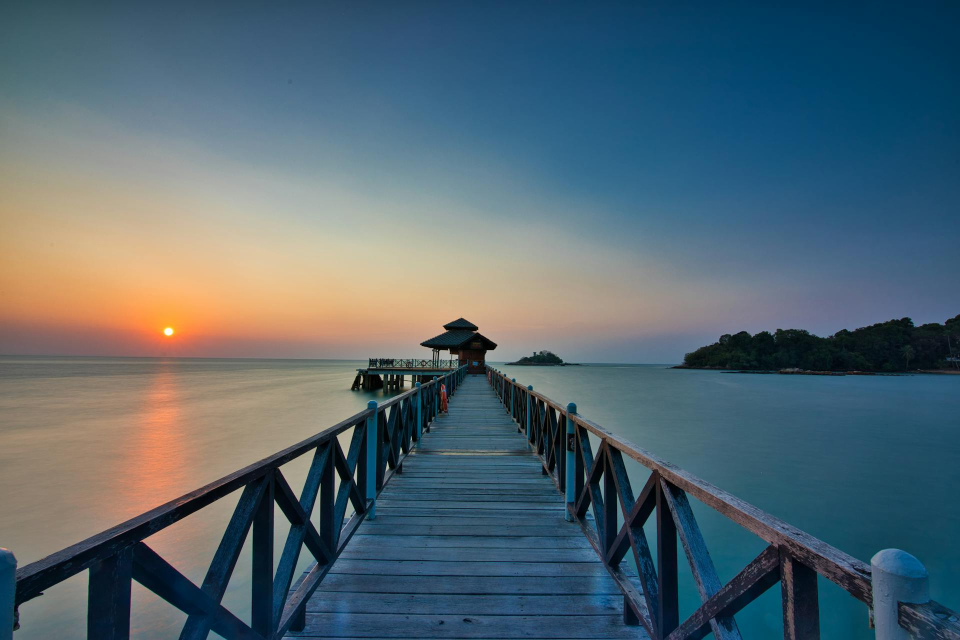
#> input picture hough_transform/images/bridge_lanes.jpg, 1920 x 1280 px (shown at 1/2 size)
$ jupyter execute hough_transform_frame.ipynb
#> lines starting #> are read from the running program, lines starting #| are printed output that depends on the picture; after the words box and inside, x2 and y2 are one past the last pixel; in counts of white or black regions, pixels touching at a corner belong together
# Hough Transform for Lane Detection

We will use Hough Transform to detect lines in an image.

Photo by 李进: [Link](https://www.pexels.com/photo/scenic-photo-of-wooden-dock-during-dawn-2903939/)

[cell 1]
import cv2
import numpy as np
import matplotlib.pyplot as plt

[cell 2]
import random

## Example 1

We are going to try an example image.

[cell 3]
bridge = cv2.imread("images/bridge_lanes.jpg")
#> bridge is the input picture: shape (1280, 1920, 3); mean B, G, R 112.5, 102.8, 84
bridge_gray = cv2.cvtColor(bridge, cv2.COLOR_BGR2GRAY)
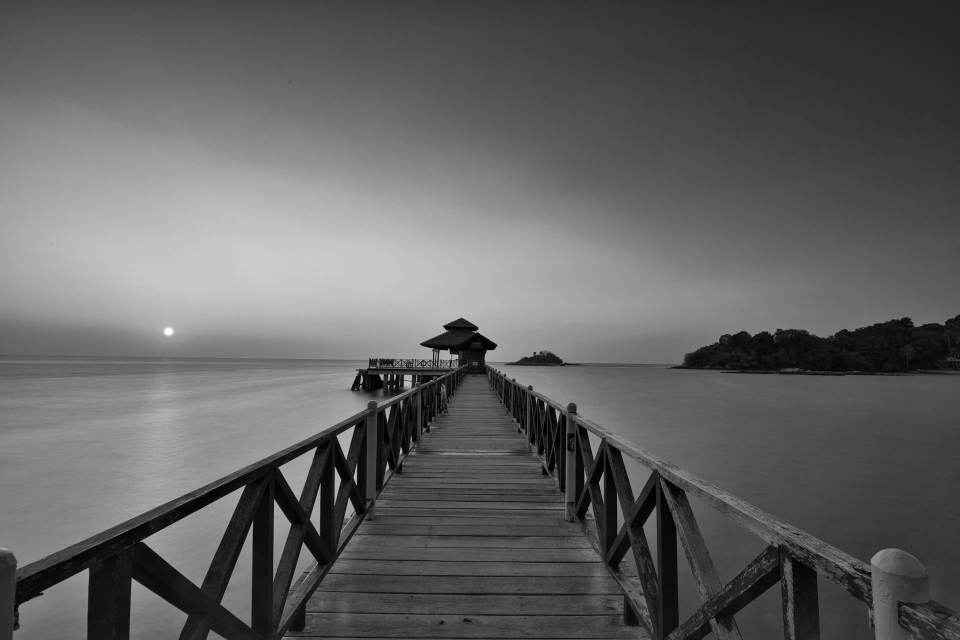
#> bridge_gray: shape (1280, 1920) (shown at 1/2 size); min 0, max 255, mean 98.3
plt.imshow(bridge_gray, cmap='gray')

[cell 4]
bridge_blur = cv2.GaussianBlur(bridge_gray, (7, 7), 18)
plt.imshow(bridge_blur, cmap='gray')

[cell 5]
bridge_edges = cv2.Canny(bridge_blur, 50, 65)
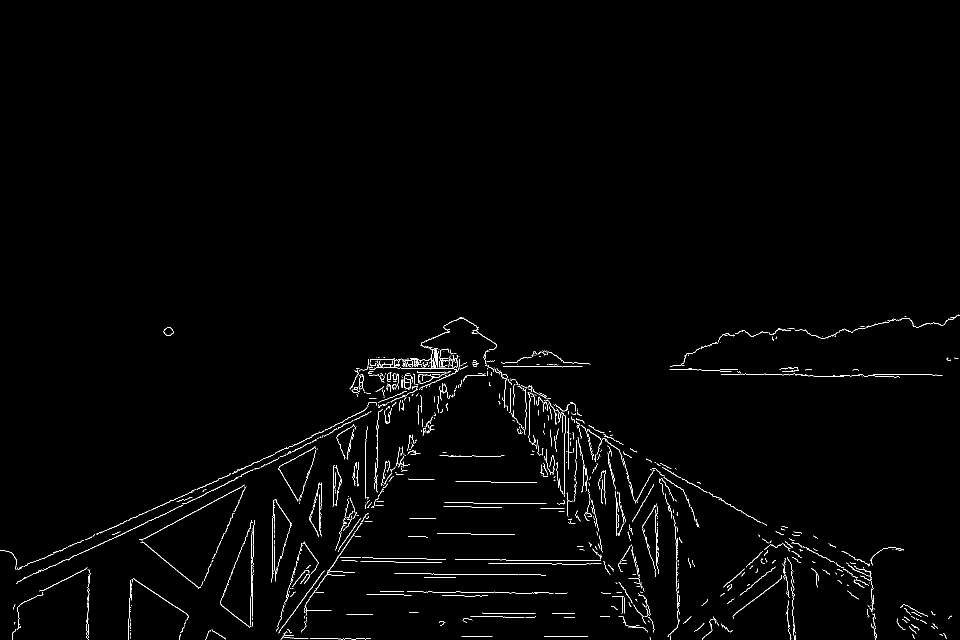
#> bridge_edges: shape (1280, 1920) (shown at 1/2 size); 1.2% white in thin lines or dots, all inside (x1, y1, x2, y2) = (0, 629, 1920, 1280)
plt.imshow(bridge_edges, cmap='gray')

[cell 6]
bridge_lines = cv2.HoughLinesP(bridge_edges, 1, np.pi/180, 10, minLineLength=15, maxLineGap=5)
#> bridge_lines = 552 rows, first 6: [239, 1071, 474, 957], [708, 1115, 745, 1115], [756, 814, 910, 745], [1827, 749, 1873, 749], [285, 1078, 485, 972], [1330, 938, 1413, 984]
bridge_lines.shape

[cell 7]
#We will draw our lines here
bridge_drawn = np.zeros_like(bridge)

#We now need to segment out the flat regions, whose gradients are small
def grad(x1, y1, x2, y2):
    point1 = x2 - x1
    point2 = y2 - y1
    if point1 == 0:
        return 0
    if point2 == 0:
        return 0
    return point2 / point1

for line in bridge_lines:
    for x1, y1, x2, y2 in line:
        line_gradient = grad(x1, y1, x2, y2)
        if np.abs(line_gradient) > .2 and np.abs(line_gradient) < 1:
            cv2.line(bridge_drawn, (x1, y1), (x2, y2), (255, 255, 0), thickness = 3)
#> this loop made 552 passes
#> line on passes 1 to 3: [[239, 1071, 474, 957]], [[708, 1115, 745, 1115]], [[756, 814, 910, 745]]


plt.imshow(bridge_drawn, cmap='gray')

[cell 8]
plt.imshow(bridge_drawn[720:,:950])
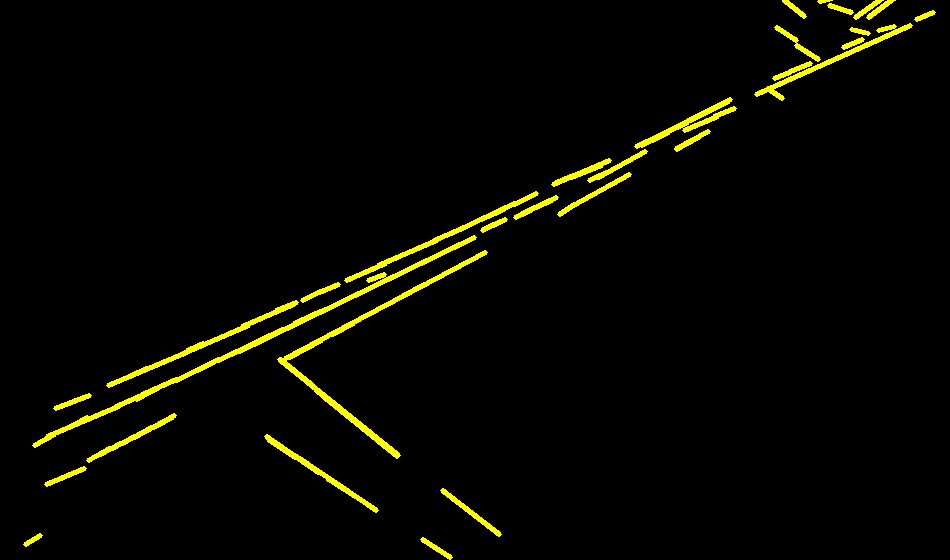
#> shown: shape (560, 950, 3); mean R, G, B 7.2, 7.2, 0

We now separate our lines into left and right based on gradient. -ve grad to the left and +ve grad to the right. We will use x = 950 as our centre. Lines to the left of this are ignored if they have a +ve gradient.

[cell 9]
def draw_lines(img, lines, color = [255, 0, 0], thickness = 2):
    """Utility for drawing lines."""
    if lines is not None:
        for line in lines:
            for x1,y1,x2,y2 in line:
                cv2.line(img, (x1, y1), (x2, y2), color, thickness)

def separate_lines(lines, centre = 950):
    "Segment into either left or right."
#> called with lines = array of shape (552, 1, 4), centre = 950
    left = []
    right = []

    for line in lines:
        for x1, y1, x2, y2 in line:
            line_gradient = grad(x1, y1, x2, y2)
            if np.abs(line_gradient) > .2 and np.abs(line_gradient) < 1:
                if line_gradient < 0 and x2 < centre:
                    left.append(line)
                elif line_gradient > 0 and x2 > centre:
                    right.append(line)
#> after the loop, left = 72 items, first 6: [[239, 1071, 474, 957]], [[756, 814, 910, 745]], [[285, 1078, 485, 972]], [[346, 1000, 385, 983]], [[663, 853, 728, 821]], [[242, 1046, 293, 1024]]; right = 52 items, first 6: [[1330, 938, 1413, 984]], [[1106, 816, 1130, 831]], [[1607, 1093, 1648, 1115]], [[1343, 966, 1366, 979]], [[1708, 1163, 1728, 1175]], [[1809, 1209, 1847, 1229]]

    return left, right

[cell 10]
left_lines, right_lines = separate_lines(bridge_lines)
#> left_lines has the same summary as left in separate_lines; right_lines has the same summary as right in separate_lines
#well_segmented lines
seg_lines = np.zeros_like(bridge)
draw_lines(seg_lines, left_lines, color = [255, 255, 0], thickness = 3)
#> the loop in draw_lines, `for line in lines:` made 72 passes
draw_lines(seg_lines, right_lines, color = [255, 255, 0], thickness = 3)
#> call 2 of draw_lines, with thickness = 3
#> the loop in draw_lines (call 2), `for line in lines:` made 52 passes
#> after the loop in draw_lines (call 2), `for line in lines:`:
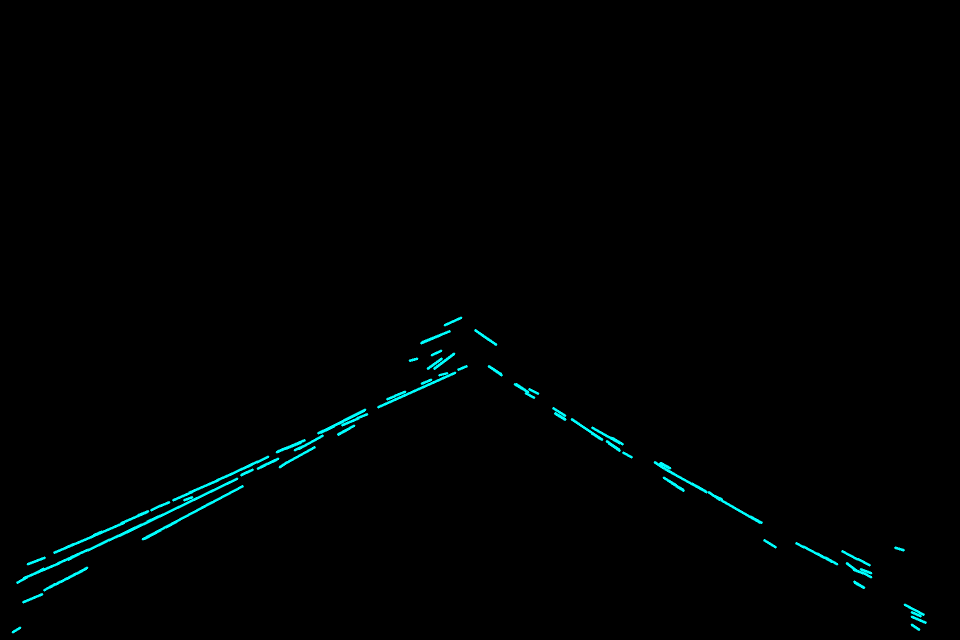
#> img: shape (1280, 1920, 3) (shown at 1/2 size); mean of channels 0, 1, 2 2, 2, 0; drawn as B, G, R
plt.imshow(seg_lines)

[cell 11]
#calculate averages
def average(data):
    if data is not None:
        n = 1
        if len(data) > 0:
            n = len(data)

    return sum(data)/n

# Since the lines break apart, we extrapolate the lines by
# finding the average slope and line and extending it from
# the lower border to upper border
def extrapolate_lanes(lines, upper_border, lower_border):
#> called with upper_border = 720, lower_border = 1200
    slopes = []
    consts = []
    for line in lines:
        for x1, y1, x2, y2 in line:
            line_gradient = grad(x1, y1, x2, y2)
            slopes.append(line_gradient)
            const = y1 - line_gradient * x1
            consts.append(const)
#> this loop made 72 passes
#> line on passes 1 to 8: [[239, 1071, 474, 957]], [[756, 814, 910, 745]], [[285, 1078, 485, 972]], [[346, 1000, 385, 983]], [[663, 853, 728, 821]], [[242, 1046, 293, 1024]], [[112, 1168, 134, 1156]], [[46, 1204, 84, 1188]]
#> after the loop, consts = 72 values, max 1388 at index 9, min 939.4 at index 23, mean 1172.5; slopes = 72 values, max -0.25 at index 20, min -0.75 at index 9, mean -0.476

    avg_slopes = average(slopes)
#> in average, `n = 1`: n = 1
#> in average, `n = len(data)`: n = 72
#> avg_slopes = -0.476
    avg_consts = average(consts)
#> avg_consts = 1172.5

    # Calculate average intersection at lower_border.
    x_lane_lower_point = int((lower_border - avg_consts) / avg_slopes)
#> x_lane_lower_point = -57

    # Calculate average intersection at upper_border.
    x_lane_upper_point = int((upper_border - avg_consts) / avg_slopes)
#> x_lane_upper_point = 950

    return [x_lane_lower_point, lower_border, x_lane_upper_point, upper_border]

[cell 12]
final_lanes = np.zeros_like(bridge)

extrapolate_left = extrapolate_lanes(left_lines, 720, 1200)
#> extrapolate_left = [-57, 1200, 950, 720]
extrapolate_right = extrapolate_lanes(right_lines, 720, bridge.shape[0]-1)
#> the loop in extrapolate_lanes (call 2), `for line in lines:` made 52 passes
#> line on passes 1 to 8: [[1330, 938, 1413, 984]], [[1106, 816, 1130, 831]], [[1607, 1093, 1648, 1115]], [[1343, 966, 1366, 979]], [[1708, 1163, 1728, 1175]], [[1809, 1209, 1847, 1229]], [[1143, 838, 1204, 879]], [[1501, 1033, 1523, 1045]]
#> extrapolate_right = [1907, 1279, 935, 720]

draw_lines(final_lanes, [[extrapolate_left]], color = [255, 255, 0], thickness = 10)
draw_lines(final_lanes, [[extrapolate_right]], color = [255, 255, 0], thickness = 10)
plt.imshow(final_lanes)

[cell 13]
resulting_img = cv2.addWeighted(bridge, 1, final_lanes, 0.6, 0)
plt.imshow(resulting_img[:, :, ::-1])

## Example 2

We can now list down the actions to come up with a segmentation for the images.
1. Take an image.
2. Convert the image to grayscale.
3. Find the appropriate edges using Canny's
4. Use the Hough transform to find lines
5. Segment the lines into left or right depending on gradient
6. Extrapolate the lines in each of the right and left lanes to find one line that runs the whole length
7. Draw the final line on the original image

[cell 14]
road = cv2.imread("images/road.jpg")
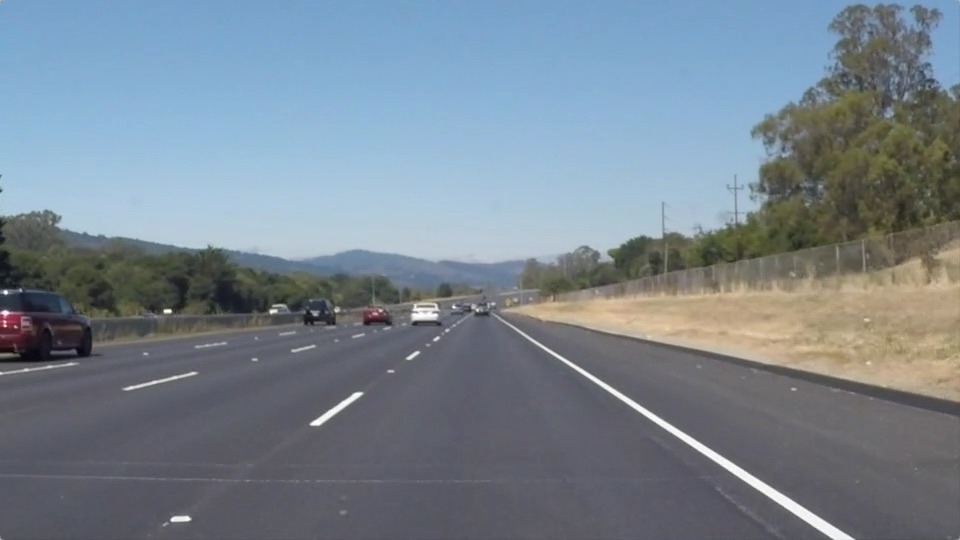
#> input picture hough_transform/images/road.jpg, 960 x 540 px
#> road is the input picture: shape (540, 960, 3); mean B, G, R 143.7, 132.6, 120.3
plt.imshow(road[:, :, ::-1])

[cell 15]
road_gray = cv2.cvtColor(road, cv2.COLOR_BGR2GRAY)
road_blur = cv2.GaussianBlur(road_gray, (7, 7), 4)
road_edges = cv2.Canny(road_blur, 50, 100)
#> road_edges: shape (540, 960); 0.95% white in thin lines or dots
plt.imshow(road_edges, cmap='gray')

[cell 16]
#We will now find lines
lines = cv2.HoughLinesP(road_edges, 1, np.pi/180, 10, minLineLength=6, maxLineGap=5)
#> lines = 231 rows, first 6: [501, 317, 655, 414], [547, 352, 770, 497], [495, 319, 572, 369], [700, 350, 831, 376], [117, 236, 149, 242], [0, 325, 8, 325]
lines.shape

[cell 17]
road_lines = np.zeros_like(road)
clean_lines = []

#draw the lines
# Only take the necessary lines
for line in lines:
    for x1, y1, x2, y2 in line:
        line_gradient = grad(x1, y1, x2, y2)
        if np.abs(line_gradient) > .2 and np.abs(line_gradient) < 1:
            clean_lines.append(line)
#> this loop made 231 passes
#> line on passes 1 to 3: [[501, 317, 655, 414]], [[547, 352, 770, 497]], [[495, 319, 572, 369]]
#> after the loop, clean_lines = 89 items, first 6: [[501, 317, 655, 414]], [[547, 352, 770, 497]], [[495, 319, 572, 369]], [[628, 398, 849, 536]], [[293, 347, 312, 343]], [[891, 388, 944, 399]]

draw_lines(road_lines, clean_lines, thickness=3)
plt.imshow(road_lines)

[cell 18]
#segment left-right
left_lines_road, right_lines_road = separate_lines(clean_lines, 480)
#> the loop in separate_lines (call 2), `for line in lines:` made 89 passes
#> line on passes 1 to 8: [[501, 317, 655, 414]], [[547, 352, 770, 497]], [[495, 319, 572, 369]], [[628, 398, 849, 536]], [[293, 347, 312, 343]], [[891, 388, 944, 399]], [[123, 387, 192, 370]], [[773, 115, 791, 103]]
separated_lines_image = np.zeros_like(road)

#draw segmented lines
draw_lines(separated_lines_image, left_lines_road)
draw_lines(separated_lines_image, right_lines_road)
#> the loop in draw_lines (call 7), `for line in lines:` made 23 passes
#> line on passes 1 to 8: [[501, 317, 655, 414]], [[547, 352, 770, 497]], [[495, 319, 572, 369]], [[628, 398, 849, 536]], [[891, 388, 944, 399]], [[742, 480, 808, 522]], [[771, 499, 826, 534]], [[503, 318, 519, 327]]
#> after the loop in draw_lines (call 7), `for line in lines:`:
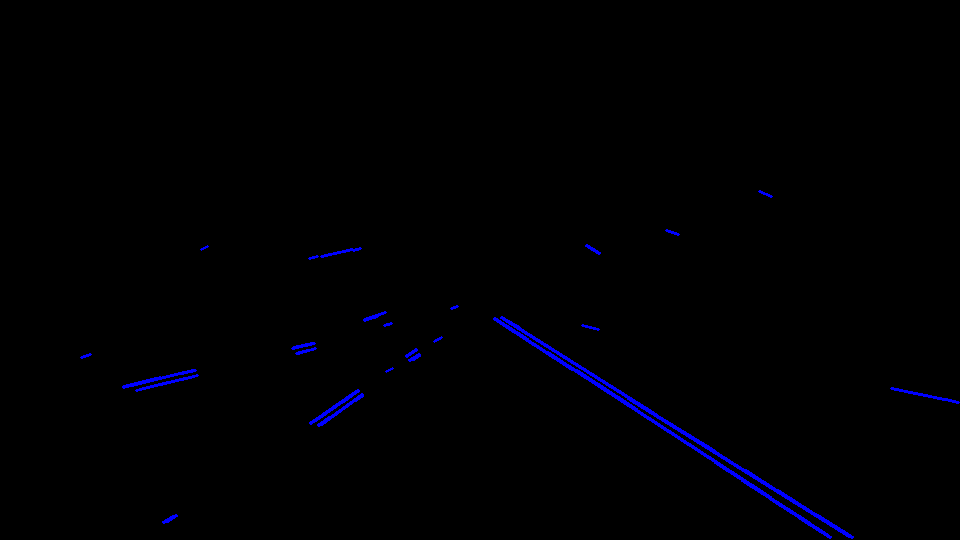
#> img: shape (540, 960, 3); mean of channels 0, 1, 2 2.5, 0, 0; drawn as B, G, R
plt.imshow(separated_lines_image)

As we can see from the above image, where the left and right lines have been divided, there are more lines than those on the road. Because of this, while extrapolating, the noisy lines may affect the averages. One way we can deal with this is by using a mask to only mask out the road. Another way, the one used here, is by grouping the lines based on gradient. Lines in the same 'line' are likely to have similar gradients. Hence, we use this fact to segment the lines and choose one group.

[cell 19]
def sort_lines_gradient(lines):
    "Sort lines according to gradient."
    if len(lines) < 2:
        return lines

    all_gradients = []
    sorted_lines = []
    for line in lines:
        for x1, y1, x2, y2 in line:
            line_gradient = grad(x1, y1, x2, y2)
            all_gradients.append(line_gradient)
#> this loop made 32 passes
#> line on passes 1 to 8: [[293, 347, 312, 343]], [[123, 387, 192, 370]], [[321, 424, 362, 394]], [[136, 390, 167, 382]], [[434, 341, 441, 337]], [[182, 379, 197, 375]], [[310, 423, 356, 391]], [[343, 401, 358, 390]]

    sorted_gradients = np.argsort(all_gradients)
    for pos in range(len(lines)):
        sorted_lines.append(lines[sorted_gradients[pos]])
#> this loop made 32 passes

    all_gradients.sort()

    return sorted_lines, all_gradients

[cell 20]
def gradient_cluster(lines, difference = 0.5):
    """
    Group into clusters.
    difference tells us the max difference in a cluster
    """
    if len(lines) < 2:
        return lines

    final_lines = []
    #sort lines
    sorted_lines, sorted_grads = sort_lines_gradient(lines)
    ungrouped_lines = sorted_lines.copy()
    ungrouped_grads = sorted_grads.copy()

    while len(ungrouped_lines) > 1:
        grouped_lines = []
        grouped_lines.append(ungrouped_lines[0])

        for _ in range(1, len(ungrouped_lines)):
            if abs(ungrouped_grads[0] - ungrouped_grads[1]) > difference:
                break
            else:
                grouped_lines.append(ungrouped_lines[1])
                ungrouped_lines.pop(1)
                ungrouped_grads.pop(1)

        ungrouped_lines.pop(0)
        ungrouped_grads.pop(0)

        final_lines.append(grouped_lines)
        # sort from smallest to largest group
        final_lines.sort(key = len)
#> this loop made 7 passes
    return final_lines

[cell 21]
grouped_left_lanes = gradient_cluster(left_lines_road, 0.05)
grouped_right_lanes = gradient_cluster(right_lines_road, 0.001)
#> the loop in sort_lines_gradient (call 2), `for line in lines:` made 23 passes
#> the loop in sort_lines_gradient (call 2), `for pos in range(len(lines)):` made 23 passes
#> the loop in gradient_cluster (call 2), `while len(ungrouped_lines) > 1:` made 17 passes

[cell 22]
final_lanes_road = np.zeros_like(road)

extra_left = extrapolate_lanes(grouped_left_lanes[0], 310, road.shape[0])
extra_right = extrapolate_lanes(grouped_right_lanes[-1], 310, road.shape[0])

draw_lines(final_lanes_road, [[extra_left]], color = [255, 255, 0], thickness = 10)
draw_lines(final_lanes_road, [[extra_right]], color = [255, 255, 0], thickness = 10)
#> after the loop in draw_lines (call 9), `for line in lines:`:
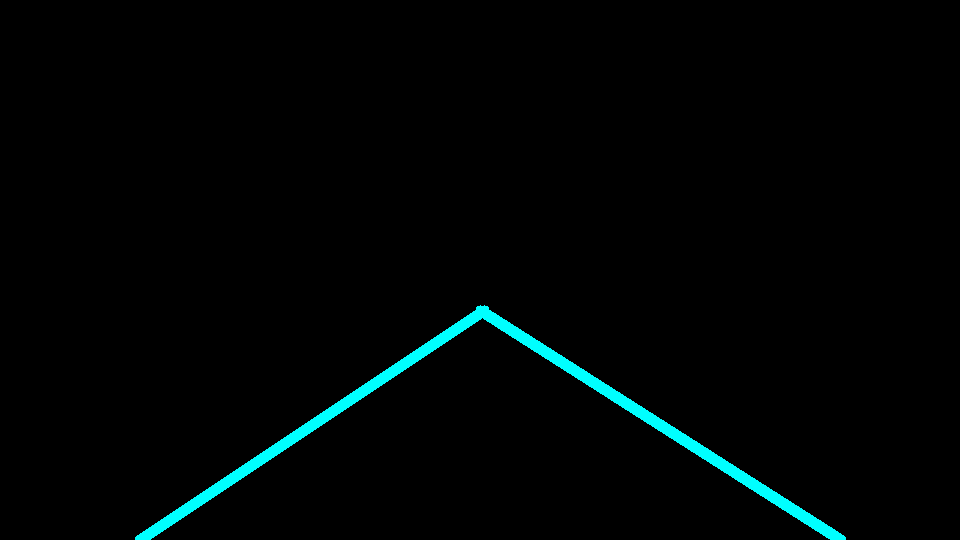
#> img: shape (540, 960, 3); mean of channels 0, 1, 2 4.5, 4.5, 0; drawn as B, G, R
plt.imshow(final_lanes_road)

[cell 23]
final_road_colored = cv2.addWeighted(road, 1, final_lanes_road, 0.6, 0)
plt.imshow(final_road_colored[:, :, ::-1])
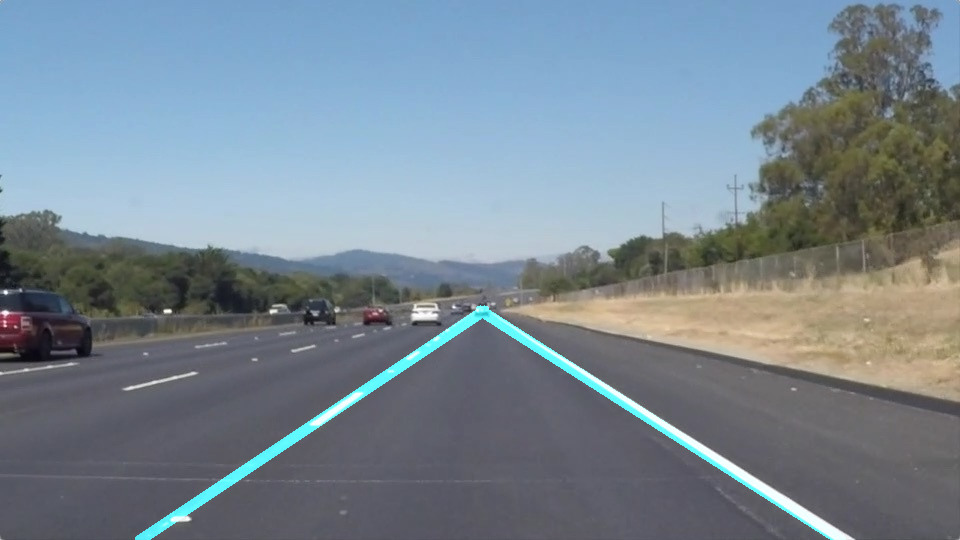
#> shown: shape (540, 960, 3); mean R, G, B 120.3, 134.5, 145.6
